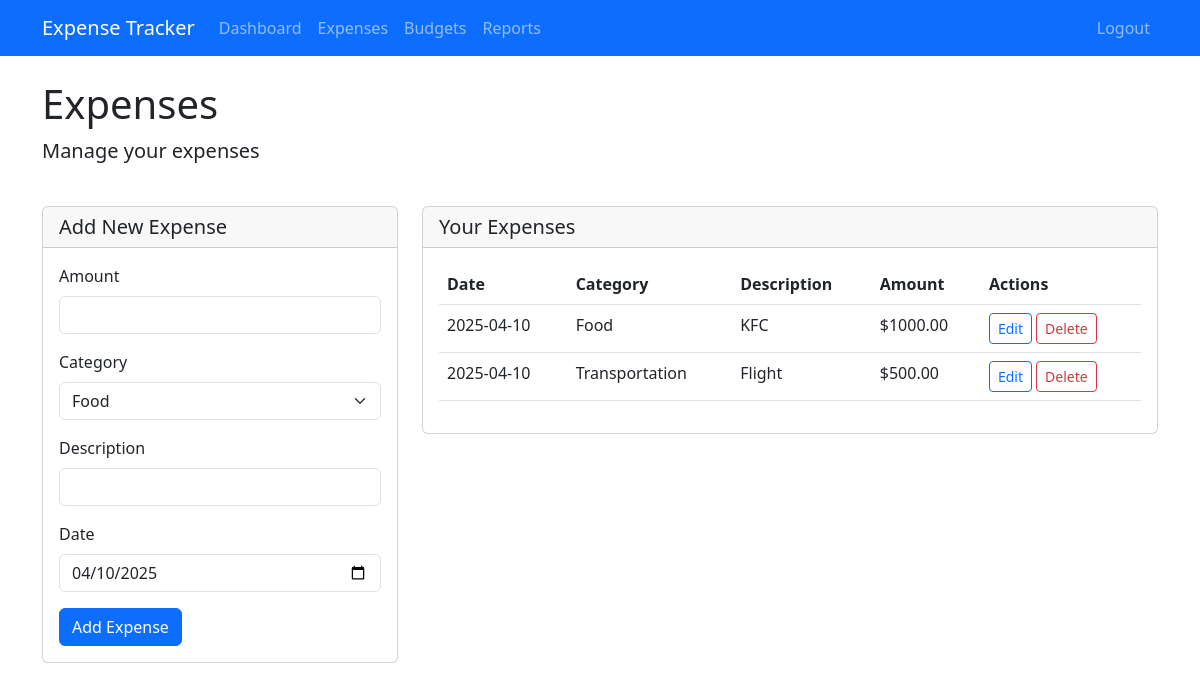
The app's page /expenses (signed in) with its own data.
### app/models.py (models this page shows, shortened)
class Expense(db.Model):
    id = db.Column(db.Integer, primary_key=True)
    amount = db.Column(db.Float, nullable=False)
    description = db.Column(db.String(256))
    date = db.Column(db.DateTime, default=datetime.utcnow)
    user_id = db.Column(db.Integer, db.ForeignKey('user.id'), nullable=False)
    category_id = db.Column(db.Integer, db.ForeignKey('category.id'), nullable=False)
    group_id = db.Column(db.Integer, db.ForeignKey('group.id'))

class Category(db.Model):
    id = db.Column(db.Integer, primary_key=True)
    name = db.Column(db.String(64), nullable=False)
    description = db.Column(db.String(256))
    expenses = db.relationship('Expense', backref='category', lazy='dynamic')
    budgets = db.relationship('Budget', backref='category', lazy='dynamic')

### app/routes.py (the view, shortened to what this page needs)
@main.route('/expenses', methods=['GET', 'POST'])
@login_required
def expenses():
    form = ExpenseForm()
    form.category_id.choices = [(c.id, c.name) for c in Category.query.all()]
    expenses = Expense.query.filter_by(user_id=current_user.id) \
        .order_by(Expense.date.desc()).all()
    return render_template('expenses.html', title='Expenses', form=form, expenses=expenses)

### app/forms.py
class ExpenseForm(FlaskForm):
    amount = FloatField('Amount', validators=[DataRequired(), NumberRange(min=0.01, message="Amount must be greater than 0")])
    description = StringField('Description', validators=[Optional(), Length(max=256)])
    date = DateField('Date', validators=[DataRequired()], default=datetime.utcnow)
    category_id = SelectField('Category', validators=[DataRequired()], coerce=int)
    submit = SubmitField('Add Expense')

### app/models.py (called while the page is built)
@login_manager.user_loader
def load_user(user_id):
    return User.query.get(int(user_id))

### templates/expenses.html (shortened to what this page needs)
{% extends "base.html" %}
{% block content %}
<div class="row mb-4">
    <div class="col">
        <h1>Expenses</h1>
        <p class="lead">Manage your expenses</p>
    </div>
</div>
<div class="row">
    <div class="col-md-4">
        <div class="card">
            <div class="card-header">
                <h5 class="mb-0">Add New Expense</h5>
            </div>
            <div class="card-body">
                <form method="POST" action="">
                    <div class="mb-3">
                        {{ form.amount.label(class="form-label") }}
                        {{ form.amount(class="form-control", type="number", step="0.01") }}
                    </div>
                    <div class="mb-3">
                        {{ form.category_id.label(class="form-label") }}
                        {{ form.category_id(class="form-select") }}
                    </div>
                    <div class="mb-3">
                        {{ form.description.label(class="form-label") }}
                        {{ form.description(class="form-control") }}
                    </div>
                    <div class="mb-3">
                        {{ form.date.label(class="form-label") }}
                        {{ form.date(class="form-control", type="date") }}
                    </div>
                    {{ form.submit(class="btn btn-primary") }}
                </form>
            </div>
        </div>
    </div>
    <div class="col-md-8">
        <div class="card">
            <div class="card-header">
                <h5 class="mb-0">Your Expenses</h5>
            </div>
            <div class="card-body">
                {% if expenses %}
                <div class="table-responsive">
                    <table class="table table-hover">
                        <thead>
                            <tr>
                                <th>Date</th>
                                <th>Category</th>
                                <th>Description</th>
                                <th>Amount</th>
                                <th>Actions</th>
                            </tr>
                        </thead>
                        <tbody>
                            {% for expense in expenses %}
                            <tr>
                                <td>{{ expense.date.strftime('%Y-%m-%d') }}</td>
                                <td>{{ expense.category.name }}</td>
                                <td>{{ expense.description or 'N/A' }}</td>
                                <td>${{ "%.2f"|format(expense.amount) }}</td>
                                <td>
                                    <a href="{{ url_for('main.edit_expense', expense_id=expense.id) }}" class="btn btn-sm btn-outline-primary">Edit</a>
                                    <form action="{{ url_for('main.delete_expense', expense_id=expense.id) }}" method="POST" class="d-inline">
                                        <button type="submit" class="btn btn-sm btn-outline-danger" onclick="return confirm('Are you sure you want to delete this expense?')">Delete</button>
                                    </form>
                                </td>
                            </tr>
                            {% endfor %}
                        </tbody>
                    </table>
                </div>
                {% else %}
                <p class="text-muted">No expenses found. Add your first expense using the form.</p>
                {% endif %}
            </div>
        </div>
    </div>
</div>
{% endblock %}

### templates/base.html (shortened to what this page needs)
<!DOCTYPE html>
<html lang="en">
<head>
    <link href="https://cdn.jsdelivr.net/npm/bootstrap@5.3.0-alpha1/dist/css/bootstrap.min.css" rel="stylesheet">
</head>
<body>
    <nav class="navbar navbar-expand-lg navbar-dark bg-primary">
        <div class="container">
            <a class="navbar-brand" href="{{ url_for('main.dashboard') }}">Expense Tracker</a>
            <div class="collapse navbar-collapse" id="navbarNav">
                <ul class="navbar-nav me-auto">
                    {% if current_user.is_authenticated %}
                    <li class="nav-item">
                        <a class="nav-link" href="{{ url_for('main.dashboard') }}">Dashboard</a>
                    </li>
                    <li class="nav-item">
                        <a class="nav-link" href="{{ url_for('main.expenses') }}">Expenses</a>
                    </li>
                    <li class="nav-item">
                        <a class="nav-link" href="{{ url_for('main.budgets') }}">Budgets</a>
                    </li>
                    <li class="nav-item">
                        <a class="nav-link" href="{{ url_for('main.reports') }}">Reports</a>
                    </li>
                    {% endif %}
                </ul>
                <ul class="navbar-nav">
                    {% if current_user.is_authenticated %}
                    <li class="nav-item">
                        <a class="nav-link" href="{{ url_for('auth.logout') }}">Logout</a>
                    </li>
                    {% endif %}
                </ul>
            </div>
        </div>
    </nav>
    <main class="container my-4">
        {% block content %}
        {% endblock %}
    </main>
</body>
</html>

### records on screen
Expense: date "2025-04-10", category.name "Food", description "KFC", amount "1000.00"
Expense: date "2025-04-10", category.name "Transportation", description "Flight", amount "500.00"
